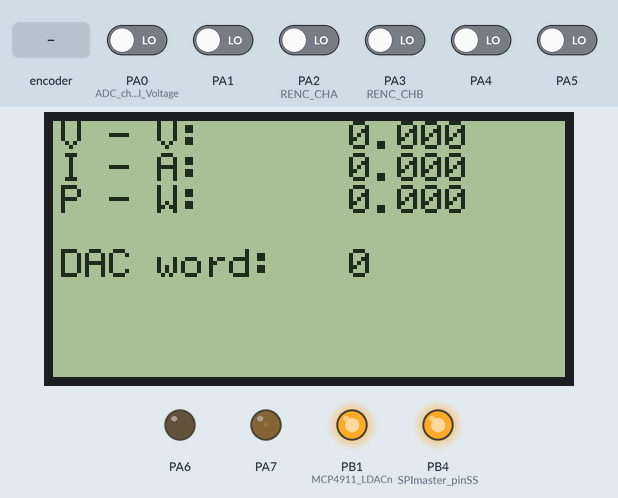
The program below on a simulated ATmega644, built with avr-gcc and emulated at 20 MHz. Shown: 128×64 one-colour display, output pins drawn as LEDs (lit = HIGH). Wiring (inferred from the names in the program): KS0108 128×64 LCD: RS PD4; R/W PD5; E PD6; CS1 PD2; CS2 PD3; data PC0, PC1, PC2, PC3, PC4, PC5, PC6, PC7; reset PD1. The inputs (shaded band) are chosen by the test bench; at power-on: PA0 (ADC_channel_Voltage), PA1, PA2 (RENC_CHA), PA3 (RENC_CHB), PA4, PA5 LOW. Pins used as bus, display or sensor lines are not drawn.

Above: at 1.4 s.
1.5 s: rotary encoder on PA2 (RENC_CHA) / PA3 (RENC_CHB) turned 3 steps (first pin leading)
At 1.96 s:
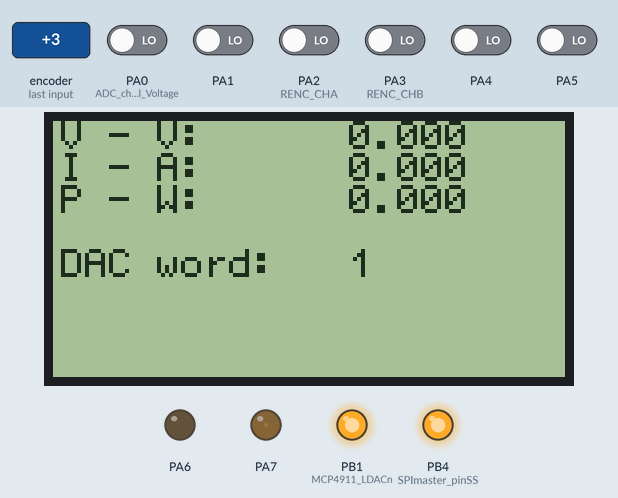
3.6 s: rotary encoder on PA2 (RENC_CHA) / PA3 (RENC_CHB) turned 1 step (first pin leading)
At 4.5 s:
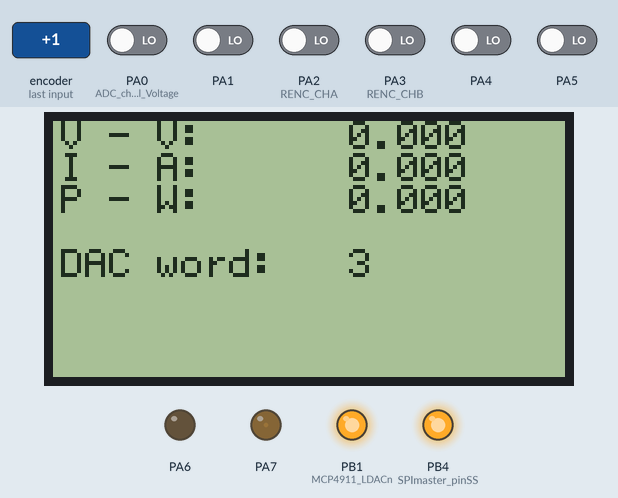
Timing chart, 0 to 6.6 s (numbered marks = the images above; inputs shaded):
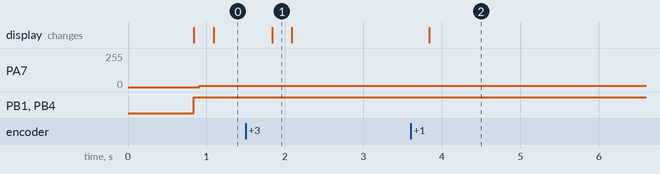

Measured:
- after the input at 1.5 s, the display: changes after 0.34 s (image 1)
- after the input at 3.6 s, the display: changes after 0.24 s (image 2)

The program:

adv_dc_load.c
```c
/*
 * GccApplication1.c
 *
 * Created: 7/4/2016 5:06:33 PM
 *  Author: chk
 */

#include <avr/io.h>
#include <avr/pgmspace.h>
#include <avr/interrupt.h>
#include <util/delay.h>
#include <stdlib.h>
#include "MCP3004.h"
#include "myGLCD.h"
#include "SPImaster.h"
#include "myUSART.h"
#include "MCP4911.h"
#include "RotEnc.h"
#include "font.h"

// Voltage Divider parameters - this voltage divider reduces the voltage of the DUT into measurable levels
#define VoltageDividerRatio		125.39

// ADC parameters ---------------------------------------------------------------------------------------
#define ADC_channel_Voltage		0
#define ADC_channel_Current		1
#define Vref_Volts				4.105				// define the adc's Vref and resolution so the adc_lsb_value_mV can be calculated
#define ADC_resolution			10
#define ADCsteps				1024				// todo: implement a calculation 2^ADC_resolution
#define ADC_BitValue_mV			4.008789
	// double const ADC_LSB_value_mV =	Vref_Volts/ADCsteps;
	// double const ADC_LSB_value_mV = 4.0; // Vref/1024

// digital filter parameters, variables and functions ----------------------------------------------------

#define SAMPLES_FOR_ONE_TRUE_ADC_READING	24

// do not edit :
#define MEDIAN								(SAMPLES_FOR_ONE_TRUE_ADC_READING+1)/2

uint16_t C_array[SAMPLES_FOR_ONE_TRUE_ADC_READING];
uint16_t V_array[SAMPLES_FOR_ONE_TRUE_ADC_READING];

void Insertion_Sort(uint16_t Array[])
{
	int8_t i;
	uint8_t j;
	uint16_t current;

	// Sort Array[]
	for(j=1; j<SAMPLES_FOR_ONE_TRUE_ADC_READING; j++)
	{
		current = Array[j];
		i = j - 1;
		while(i>=0 && Array[i]>current)
		{
			Array[i+1] = Array[i];
			i--;
		}
		Array[i+1] = current;
	}
}


//////////////////////////////////////////////////////////////////////////////////////////////////////////////////
char *buffer;									// here are the strings held to be used by x-to-string functions

volatile uint16_t	SPIdata = 0;
volatile uint16_t	RENC_counter = 0;
volatile uint8_t	RENC_state = 0;
volatile double		ADCreading_I,
					ADCreading_V,
					P_consumed,
					ADCreading_DACVoltage;

void GLCD_showIndex(void);
void GLCD_showData(void);
void UART_showIndex(void);
void UART_showData(void);

int main(void)
{
	_delay_ms(800);
	GLCD_init_module();
	RENC_setupPort();
	MCP3004_setup();
	MCP4911_setupPorts();
	MCP4911_sendWord(SPIdata);			// on reset, turn dac's output to 0

	//USART_init(0,8,0,1);
	DDRA |= (1 << 7)|(1 << 6);		// debugging tool...

	// todo : calculate ADC's bit value(mV) here: const ADC_BitValue_mV = Vref/(2^ADC_Resolution)

	//Setup the interrupt on Rotary encoder action here
		EICRA = 0x00;
		EIMSK = 0x00;
		PCICR = 0x01;
		PCMSK0 = (1<<RENC_CHA)|(1<<RENC_CHB);

	GLCD_showIndex();

	/* setting timer/counter1 to tick every 51.2us, restart every 9.984ms, trigger an interrupt (show data on GLCD) upon 25 restarts */
		OCR1A = 194; // 4882;				//	4883	* 51,2 us ~ 250m sec
		TCCR1A = 0x00;
		TCCR1B |= 1 << WGM12;		// CTC mode, clear timer/counter on compare with ocr1a
		TIMSK1 |= 1 << OCIE1A;		// interrupt on compare counter with ocr1a
/*
		 TIMSK1 |= 1 << OCIE1B;	// interrupt on compare counter with ocr1b* /
		 OCR1B = 500;//292; // 293*51.2us = 15ms*/
	// start timer : tick every 1024 * CPU_ticks = 1024 * 50ns = 51.2us
		TCCR1B |= 0b00000101;

	sei();

	while(1)
    {
        //TODO:: Please write your application code
    }
}

/*	interrupt service routine triggered by ANY action of Rotary encoder (either valid or invalid).
	Evaluates the state of rotary encoder, if it is a valid action prepares the word to be send to the DAC
	and sends it */
ISR(PCINT0_vect)
{
	RENC_check();
	SPIdata = RENC_counter & 0x03FF;
	MCP4911_sendWord(SPIdata);
}

/*Interrup*/
ISR(TIMER1_COMPA_vect)									// every 250msec
{
	static uint8_t cntr = 0;

	if (cntr < SAMPLES_FOR_ONE_TRUE_ADC_READING)
	{
		PORTA |= 1 << 7;

		V_array[cntr] = MCP3004_fetchReading(ADC_channel_Voltage);
		C_array[cntr] = MCP3004_fetchReading(ADC_channel_Current);

/*
		ADCreading_V = MCP3004_fetchReading(ADC_channel_Voltage) * ADC_BitValue_mV / *Vref_Volts* / / VoltageDividerRatio;
		ADCreading_I = MCP3004_fetchReading(ADC_channel_Current) * ADC_BitValue_mV  / 1000 ;
		P_consumed	 = ADCreading_V * ADCreading_I;*/
		cntr++;
		PORTA &= ~(1 << 7);
	}
	else
	{
		PORTA |=  (1 << 6);
		Insertion_Sort(C_array);
		Insertion_Sort(V_array);

		ADCreading_V = V_array[MEDIAN] * ADC_BitValue_mV / VoltageDividerRatio;
		ADCreading_I = C_array[MEDIAN] * ADC_BitValue_mV / 1000;
		P_consumed	 = ADCreading_V * ADCreading_I;
		GLCD_showData();
		cntr = 0;
		PORTA &= ~(1 << 6);
	}
}

void GLCD_showIndex(void)
{
	GLCD_gotoColumnPage(2, 0);
	GLCD_putStr("V - V:");
	GLCD_gotoColumnPage(2, 1);
	GLCD_putStr("I - A:");
	GLCD_gotoColumnPage(2, 2);
	GLCD_putStr("P - W:");
/*	GLCD_gotoColumnPage(2, 2);
	GLCD_putStr("DAC mV:");*/
	GLCD_gotoColumnPage(2, 4);
	GLCD_putStr("DAC word:");
}

void GLCD_showData(void)
{
	buffer = malloc(7);
	GLCD_gotoColumnPage(68, 0 );
	GLCD_putStr(dtostrf(ADCreading_V, 6, 3,buffer)); GLCD_putStr("   ");
	GLCD_gotoColumnPage(68, 1 );
	GLCD_putStr(dtostrf(ADCreading_I, 6, 3, buffer)); GLCD_putStr("   ");
	GLCD_gotoColumnPage(68, 2 );
	GLCD_putStr(dtostrf(P_consumed, 6, 3, buffer));	GLCD_putStr("   ");
/*	GLCD_gotoColumnPage(68, 3 );
	GLCD_putStr(dtostrf(ADCreading_DACVoltage * Vref_Volts, 6, 3, buffer));	GLCD_putStr("   "); */
	GLCD_gotoColumnPage(74, 4 );
	GLCD_putStr(utoa(RENC_counter, buffer, 10));	GLCD_putStr("   ");
	free(buffer);
}

void UART_showIndex(void)
{
	USART_TxEnable(1);
	USART_transmitString("\n\r");
	USART_transmitString("INDEX");
	USART_transmitString("\t");
	USART_transmitString("Vbatt_V");
	USART_transmitString("\t");
	USART_transmitString("Io_A");
	USART_transmitString("\t");
	USART_transmitString("Po_W");
	USART_TxEnable(0);
}

void UART_showData(void)
{
	// todo ...
}
```

MCP3004.c
```c
#include "MCP3004.h"

/*	a)	initialises direction and states of SPI ports and pins
		as well as the MCP3004's specified SlaveSelect pin
	b) sets the SPI mode as 0	(Shift SCK-edge = Falling, Capture SCK-edge = Rising)
	c) sets the prescaller of SPI as Fcpu / 128
	d) enables the SPI, sets the mCU as master	 */
void MCP3004_setup(void)
{
	SPImaster_initPort();
	SPImaster_DDR  |= (1 << MCP3004_SSn);		// SS is output
	MCP3004_pullSSn_HIGH();
	SPImaster_mode(0);
	SPImaster_prescaller(128);
	SPImaster_Enable();
}

/* returns an unsigned 16bit integer which holds the Digital Output Code of ADC
   since MCP3004 is an 10bit ADC, the 6 MSBs are null.
   The analog value of the returned integer equals
    AnValue = (Vreference * ReturnedInteger) / (2^10)*/
uint16_t MCP3004_fetchReading(uint8_t chnl)
{
	MCP3004_PORT &= ~(1 << MCP3004_SDI);				// make sure that initially MOSI is low
	uint8_t MCP3004_rawDATA_H, MCP3004_rawDATA_L;
	MCP3004_pullSSn_LOW();
	SPImaster_tranceiveByte(0x01);														// send 7 zeros + 1 startbit
	MCP3004_rawDATA_H = SPImaster_tranceiveByte(0xC0 | ((chnl << 4) & 0b00110000));		// send cmd: single-ended conversion
																						// from selected channel, receive 2 MSB
	MCP3004_rawDATA_L = SPImaster_tranceiveByte(0x00);									// receive the rest 7 LSB
	MCP3004_pullSSn_HIGH();
	MCP3004_PORT &= ~(1 << MCP3004_SDI);				// restore low MOSI
	MCP3004_rawDATA_H = ((MCP3004_rawDATA_H ) & 0b00000011);

	return	((MCP3004_rawDATA_H << 8) |
			((MCP3004_rawDATA_L )));
}
```

MCP3004.h
```c
/*
ADC		- 10 bit
		- Successive Aproximation

*/

#ifndef MCP3004_H
#define MCP3004_H

#include "SPImaster.h"

// the SPI pins location in master device - we dont need MOSI when handling MCP3004, this chip only sends data after being activated
#define	MCP3004_DDR		SPImaster_DDR
#define	MCP3004_PORT	SPImaster_PORT
#define	MCP3004_SDO		SPImaster_pinMISO
#define	MCP3004_SDI		SPImaster_pinMOSI
#define	MCP3004_SCK		SPImaster_pinSCK

#define	MCP3004_SSn		3					// here is the location of MCP3004's SlaveSelect pin in master device

#define MCP3004_pullSSn_LOW()	(MCP3004_PORT &= ~(1 << MCP3004_SSn))
#define MCP3004_pullSSn_HIGH()	(MCP3004_PORT |=  (1 << MCP3004_SSn))

/*	a)	initialises the directions and the states of SPI ports and pins
		as well as the MCP3004's specified SlaveSelect pin
	b) sets the SPI mode as 0	(Shift SCK-edge = Falling, Capture SCK-edge = Rising)
	c) sets the prescaller of SPI as Fcpu / 128
	d) enables the SPI, sets the mCU as master	 */
void MCP3004_setup(void);

/* returns an unsigned 16bit integer which holds the Digital Output Code of ADC
   since MCP3004 is an 10bit ADC, the 6 MSBs are null.
   The analog value of the returned integer equals
    AnValue = (Vreference * ReturnedInteger) / (2^10)*/
uint16_t MCP3004_fetchReading(uint8_t chnl);

#endif /*MCP3004_H*/
```

MCP4911.c
```c
#include "MCP4911.h"		//DAC

void MCP4911_setupPorts(void)
{
	MCP4911_DDR |= (1 << MCP4911_SDI);								// MOSI OUTPUT
	MCP4911_DDR |= (1 << MCP4911_SCK);								// SCK OUTPUT
	MCP4911_DDR |= (1 << MCP4911_LDACn);							// LDACn OUTPUT
	MCP4911_DDR |= (1 << MCP4911_SSn);								// SSn OUTPUT

	MCP4911_PORT |= (1 << MCP4911_LDACn);							// IDLE LDACn HIGH
	MCP4911_PORT |= (1 << MCP4911_SSn);
}

void MCP4911_sendWord(uint16_t DACword)
{
	uint16_t tmpSPIdata = (DACword << 2);
	tmpSPIdata |= 0x3000;

	//send via SPI
	MCP4911_PORT &= ~(1 << MCP4911_SSn);								// PULL SSn LOW
	//_delay_us(1);
	SPImaster_tranceiveByte((tmpSPIdata >> 8));
	//_delay_us(1);
	SPImaster_tranceiveByte((uint8_t) tmpSPIdata);
	//_delay_us(1);
	MCP4911_PORT |= (1 << MCP4911_SSn);								// PULL SSn HIGH
	// UPDATE OUTPUT OF DAC
	MCP4911_PORT &= ~(1 << MCP4911_LDACn);								// PULL LDACn LOW - ACTIVATE
	//_delay_us(1);
	MCP4911_PORT |= (1 << MCP4911_LDACn);
}
```

MCP4911.h
```c
#ifndef MCP4911_H
#define MCP4911_H

#include "SPImaster.h"

#define	MCP4911_DDR		SPImaster_DDR
#define	MCP4911_PORT	SPImaster_PORT
#define	MCP4911_SDI		SPImaster_pinMOSI
#define	MCP4911_SCK		SPImaster_pinSCK
#define	MCP4911_LDACn	1
#define	MCP4911_SSn		0

void MCP4911_setupPorts(void);
void MCP4911_sendWord(uint16_t DACword);

#endif
```

RotEnc.c
```c
#include "RotEnc.h"
//#include <avr/pgmspace.h>

volatile uint16_t RENC_counter;
//volatile uint8_t RENC_state;

const unsigned char ttable[7][4] = {
	// RENC_START
	{RENC_START,    RENC_CW_BEGIN,  RENC_CCW_BEGIN, RENC_START},
	// RENC_CW_FINAL
	{RENC_CW_NEXT,  RENC_START,     RENC_CW_FINAL,  RENC_START | RENC_DIR_CW},
	// RENC_CW_BEGIN
	{RENC_CW_NEXT,  RENC_CW_BEGIN,  RENC_START,     RENC_START},
	// RENC_CW_NEXT
	{RENC_CW_NEXT,  RENC_CW_BEGIN,  RENC_CW_FINAL,  RENC_START},
	// RENC_CCW_BEGIN
	{RENC_CCW_NEXT, RENC_START,     RENC_CCW_BEGIN, RENC_START},
	// RENC_CCW_FINAL
	{RENC_CCW_NEXT, RENC_CCW_FINAL, RENC_START,     RENC_START | RENC_DIR_CCW},
	// RENC_CCW_NEXT
	{RENC_CCW_NEXT, RENC_CCW_FINAL, RENC_CCW_BEGIN, RENC_START},
};

void RENC_setupPort(void)
{
	// prepare ports
	RENC_DDR  &= ~((1<<RENC_CHA)|(1<<RENC_CHB));		// channel pins are inputs
	RENC_PORT &= ~((1<<RENC_CHA)|(1<<RENC_CHB));		// internal pullups deactivated for channel pins
}

void RENC_check(void)
{
	uint8_t x = RENC_process();

	if (x==0x10)
	{
		if (RENC_counter == 1023)
		RENC_counter = 1023;
		else
		RENC_counter++;
	}
	if (x==0x20)
	{
		if (RENC_counter == 0)
		RENC_counter = 0;
		else
		RENC_counter--;
	}
}

uint8_t RENC_process(void)
{
	uint8_t pinstate=0;
	pinstate = (((bit_is_set(RENC_PIN, RENC_CHA) >> RENC_CHA) & 1) << 1) | ((bit_is_set(RENC_PIN, RENC_CHB) >> RENC_CHB) & 1); //0b000000AB
	RENC_state = ttable[RENC_state & 0xF][pinstate];
	return (RENC_state & 0x30);
}
```

RotEnc.h
```c
#ifndef ROTENC_H
#define ROTENC_H

#include <avr/io.h>
//#include <avr/pgmspace.h>

// pin definitions for rotary encoder
#define RENC_PORT	PORTA
#define RENC_DDR	DDRA
#define RENC_PIN	PINA
#define RENC_CHA	2
#define RENC_CHB	3

//possible rotary encoder states
#define RENC_DIR_CW		0x10
#define RENC_DIR_CCW	0x20
#define RENC_DIR_IDLE	0x00

#define RENC_START 0x00
#define RENC_CW_FINAL 0x1
#define RENC_CW_BEGIN 0x2
#define RENC_CW_NEXT 0x3
#define RENC_CCW_BEGIN 0x4
#define RENC_CCW_FINAL 0x5
#define RENC_CCW_NEXT 0x6

//unsigned char ttable[7][4];

volatile uint8_t RENC_state;
extern volatile uint16_t RENC_counter;

void RENC_setupPort(void);
uint8_t RENC_process(void);
void RENC_check(void);

#endif
```

SPImaster.c
```c
#include "SPImaster.h"
#include <util/delay.h>

void SPImaster_initPort()
{
	SPImaster_DDR &= ~(1 << SPImaster_pinMISO);		// MISO is input
	SPImaster_DDR |=  (1 << SPImaster_pinMOSI);		// MOSI is output
	SPImaster_DDR |=  (1 << SPImaster_pinSCK);		// SCK is output
	SPImaster_DDR  |= (1 << SPImaster_pinSS);		// SS is output
	SPImaster_PORT |= (1 << SPImaster_pinSS); 		//
}

void SPImaster_prescaller(uint8_t presc)
{
	// mask SPCR to preserve other bits while clearing prescaller bitd
		SPCR &= 0b11111100;

		switch (presc) {
			case  2: SPSR |= 1 << SPI2X; break;
			case  4: break;
			case  8: SPSR |= 1 << SPI2X; SPCR |= 1; break;
			case 16: SPCR |= 1; break;
			case 32: SPSR |= 1 << SPI2X; SPCR |= 2; break;
			case 64: SPCR |= 2; break;
			default: SPCR |= 3;	}
}

void SPImaster_mode(uint8_t mode)
{
	if ((mode > 3)||(mode < 0))	mode = 0;

	if (mode % 2)	SPCR |=  (1 << CPHA);
	else			SPCR &= ~(1 << CPHA);

// if  CPOL = 1 --> SCK high when idle
	if (mode / 2)	{SPCR |= (1 << CPOL); SPImaster_PORT |=  (1 << SPImaster_pinSCK);}
// if CPOL = 0 --> SCK low when idle
	else			{SPCR &= ~(1 << CPOL); SPImaster_PORT &= ~(1 << SPImaster_pinSCK);}
}


void SPImaster_DataOrder(uint8_t data_order)
{
	if (data_order)	SPCR |=  (1 << DORD);			// L-S-bit of data transmitted first
	else			SPCR &= ~(1 << DORD);}			// M-S-bit of data transmitted first

uint8_t SPImaster_tranceiveByte(uint8_t bytee)
{
	// wait 1 clock tick (after pulling CS low), so that slave prepares his byte-to-send on time
		//asm volatile("nop\n\t"::);

	// load data to send
		SPDR = bytee;
	// wait until transmission ends
		while(!(SPSR & (1<<SPIF)));

		return SPDR;
}
```

SPImaster.h
```c
#include<avr/io.h>

#ifndef SPIMASTER_H
#define SPIMASTER_H

#define SPImaster_PORT		PORTB
#define SPImaster_DDR		DDRB
#define SPImaster_pinMOSI	5	// pb5
#define SPImaster_pinMISO	6	// pb6
#define SPImaster_pinSCK	7	// pb7
#define SPImaster_pinSS		4	// pb4 // create as many SlaveSelect as needed

#define SPImaster_Enable()		(SPCR |=  (1 << SPE)|(1 << MSTR))
#define SPImaster_Disable()		(SPCR &= ~(1 << SPE))

void SPImaster_initPort(void);

void SPImaster_prescaller(uint8_t presc);

/* SPI Mode | CPOL	|  CPHA	| Shift SCK-edge| Capture SCK-edge
		0	|	0	|	0	|	Falling		|	Rising
		1	|	0	|	1	|	Rising		|	Falling
		2	|	1	|	0	|	Rising		|	Falling
		3	|	1	|	1	|	Falling		|	Rising			*/
void SPImaster_mode(uint8_t mode);

/*	for transmission with LSB first select 1
	for transmission with MSB first select 0	*/
void SPImaster_DataOrder(uint8_t data_order);

uint8_t SPImaster_tranceiveByte(uint8_t bytee);

#endif
```

myUSART.c
```c
#include "myUSART.h"

char USARTbuffer[STRING_USARTbuffer_SIZE];

void USART_transmitFrame(uint8_t frame)
{
	/* Wait for empty transmit USARTbuffer */
	while ( !( UCSRA & (1<<UDRE)) )	;

	/* Put data into USARTbuffer, sends the data */
	UDR = frame;

	/* Wait for Transmission to end */
	loop_until_bit_is_set(UCSRA, TXC);
	UCSRA |= 1 << TXC;
}

// sends a string over the UART
void USART_transmitString(const char * str)
{
	//might need (const char *str) as argument
		while(*str!='\0') {USART_transmitFrame(*str);	str++;}
}

void USART_init(uint8_t modeSynch, uint8_t frSize, uint8_t sParity, uint8_t stBits)
{
	// Double speed disable
	UCSRA &= ~(1 << U2X);

	uint8_t tmpUCSRC = 0x00;

	// set Synchronous or Asynchronous link
	if (modeSynch)	tmpUCSRC |= 1 << UMSEL;
	else			tmpUCSRC &= ~((1 << UMSEL)|(1 << UCPOL));

	// set baud rate
	//UCSRC &= ~(1 << URSEL); // access UBRRH instead of UCSRC
	UBRRH = (BAUDRATE>>8);  // shift the register right by 8 bits to keep only the 2 MSBits that exceed 8 bit size
	UBRRL = BAUDRATE;

	// Dataframe setup
	UCSRB &= ~(1 << UCSZ2);
	if (frSize >> 4) // if framesize = 9
	{
		frSize = 8;
		UCSRB |= 1 << UCSZ2;
	}
	frSize     = (frSize - 5) << UCSZ0; // create the 0b?????xx? pattern
	tmpUCSRC &= ~((1 << UCSZ1)|(1 << UCSZ0));
	tmpUCSRC  |= frSize;

	// parity setup
	if (sParity == 0)	tmpUCSRC &= ~((1 << UPM1)|(1 << UPM0));		// no parity
	else
	{
		UCSRC |= 1 << UPM1;
		if (sParity == 1)	tmpUCSRC &= ~(1 << UPM0);	// odd parity
		else				tmpUCSRC |=  (1 << UPM0);	// even parity
	}

	// set stop bits
	stBits--;
	stBits = stBits << USBS;
	tmpUCSRC &= ~(1 << USBS);
	tmpUCSRC |= stBits;

	//UCSRC = tmpUCSRC | (1 << URSEL);
}

void USART_TxEnable(uint8_t onoffswitch)
{
	if (onoffswitch) UCSRB |=  (1 << TXEN);
	else			 UCSRB &= ~(1 << TXEN);
}

void USART_RxEnable(uint8_t onoffswitch)
{
	if (onoffswitch) UCSRB |=  (1 << RXEN);
	else			 UCSRB &= ~(1 << RXEN);
}
```

myUSART.h
```c
#ifndef MYUSART_H
#define MYUSART_H

#include <avr/io.h>
#include <stdlib.h>

// port this library to ATmega644

#define UDR		UDR0

#define UCSRA	UCSR0A
#define TXC		TXC0
#define U2X		U2X0
#define UDRE	UDRE0

#define UCSRB	UCSR0B
#define RXEN	RXEN0
#define TXEN	TXEN0
#define UCSZ2	UCSZ02

#define UCSRC	UCSR0C
#define UMSEL	UMSEL00
#define UMSELx	UMSEL01
#define UPM1	UPM01
#define UPM0	UPM00
#define USBS	USBS0
#define UCSZ1	UCSZ01
#define UCSZ0	UCSZ00
#define UCPOL	UCPOL0


#define UBRRH	UBRR0H
#define UBRRL	UBRR0L

//#define URSEL	URSEL0


#define STRING_USARTbuffer_SIZE	16
extern char USARTUSARTbuffer[STRING_USARTbuffer_SIZE];

#ifndef USART_chooseBAUDRATE
#define USART_chooseBAUDRATE	38400
#endif // USART_chooseBAUDRATE
#define BAUDRATE				((F_CPU + USART_chooseBAUDRATE * 8L) / (USART_chooseBAUDRATE * 16L) - 1)
//((F_CPU)/(USART_chooseBAUDRATE*16UL)-1)
//((F_CPU + UART_BAUD_RATE * 8L) / (UART_BAUD_RATE * 16L) - 1)

#define modeSynchronous			1
#define modeAsynchronous		0

/* USART_init
modeSynch	: if 1 --> Synchronous Communication, if 0 Asynchronous ! currently only asynchronous works  !
Baudrate	: set in definition
frSize		: valid 5 - 6 - 7 - 8 - 9
sParity		: valid 0 for no parity, 1 for odd,	2 for even
stBits		: valid 1 for 1, 2 for 2 stop bits
*/
void USART_init(uint8_t modeSynch, uint8_t frSize, uint8_t sParity, uint8_t stBits);

/* USART_transmitFrame
valid : only 8 bit frames
TODO: cover cases for various frame sizes
*/
void USART_transmitFrame(uint8_t frame);

void USART_transmitString(const char * str);

void USART_TxEnable(uint8_t onoffswitch);
void USART_RxEnable(uint8_t onoffswitch);

#endif // MYUSART_H
```

Source omitted: font.h (5787 bytes), myGLCD.c (7324 bytes), myGLCD.h (4424 bytes)
